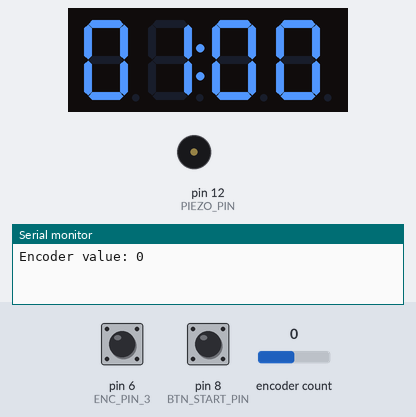
A sketch run on a simulated Arduino Uno, built with avr-gcc and run on an emulated ATmega328P. On the bench: 4-digit seven-segment display, buzzer (waves = sounding, pin HIGH), the last lines printed to the serial monitor. The test bench sets the inputs (shaded band); at power-on: pin 8 (BTN_START_PIN) HIGH, pin 6 (ENC_PIN_3) HIGH, encoder count 0.

Above: at 1.2 s.
1.3 s: pin 8 (BTN_START_PIN) pulled LOW for 0.15 s
At 2.6 s:
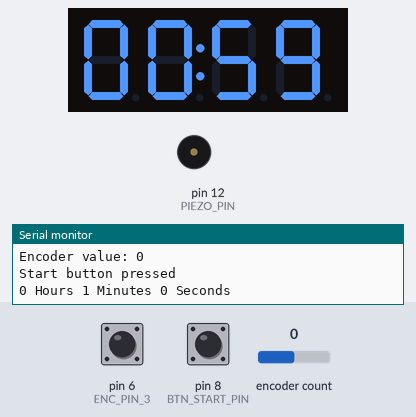
At 5.2 s:
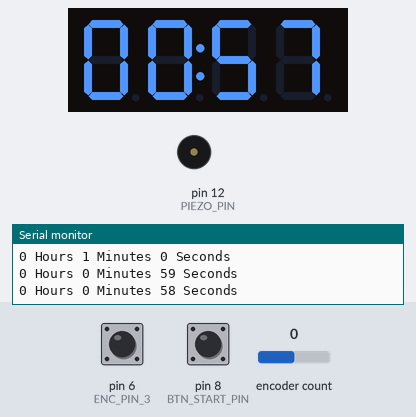
Timing chart, 0 to 6.7 s (numbered marks = the images above; inputs shaded):
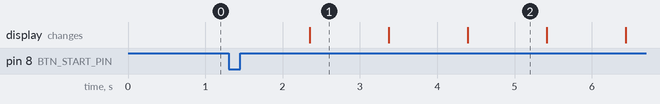

The sketch:

kitchen-timer.ino
```cpp
#include <ClickEncoder.h>
#include <TimerOne.h>
#include <Time.h>
#include <TimeAlarms.h>
#include <TM1637Display.h>

#define CLK 2
#define DIO 3

const int BTN_START_PIN = 8;

const int PIEZO_PIN = 12;

const int ENC_PIN_1 = 4;
const int ENC_PIN_2 = 5;
const int ENC_PIN_3 = 6;

ClickEncoder *encoder;
int16_t last, value;

TM1637Display display(CLK, DIO);

uint8_t data[] = { 0xff, 0xff, 0xff, 0xff };

bool started = false;
bool clockTimeSet = false;
bool finished;

int buttonStartState = 0;

int timerHours = 0;
int timerMinutes =  0;
int timerSeconds = 0;

void timerIsr() {
  encoder->service();
}

void setup() {
  Serial.begin(9600);

  encoder = new ClickEncoder(ENC_PIN_1, ENC_PIN_2, ENC_PIN_3);

  Timer1.initialize(1000);
  Timer1.attachInterrupt(timerIsr);

  last = -1;

  pinMode(BTN_START_PIN, INPUT);
  pinMode(PIEZO_PIN, OUTPUT);
}

void loop() {
  if (!started) {

    value += encoder->getValue();

    if (value > last) {
      timerMinutes++;
      calculateHours(true);
    } else if (value < last && timerMinutes > 0) {
      timerMinutes--;
      calculateHours(false);
    }

    if (value != last) {
      last = value;
      Serial.print("Encoder value: ");
      Serial.println(value);
    }

    ClickEncoder::Button b = encoder->getButton();
    if (b != ClickEncoder::Open) {
      Serial.print("Button: ");
      #define VERBOSECASE(label) case label: Serial.println(#label);
      switch (b) {
        VERBOSECASE(ClickEncoder::Pressed);
        VERBOSECASE(ClickEncoder::Held)
        VERBOSECASE(ClickEncoder::Released)
        VERBOSECASE(ClickEncoder::Clicked)
        case ClickEncoder::DoubleClicked:
          Serial.println("ClickEncoder::DoubleClicked");
          encoder->setAccelerationEnabled(!encoder->getAccelerationEnabled());
          Serial.print("  Acceleration is ");
          Serial.println((encoder->getAccelerationEnabled()) ? "enabled" : "disabled");
      }
    }

      buttonStartState = digitalRead(BTN_START_PIN);

    if (buttonStartState == LOW) {
      Serial.println("Start button pressed");
      started = true;
    }

  } else {
    finished = isTimerFinished();

    if (!finished) {
      Alarm.delay(1000);
      decreaseTime();
      calculateHours(false);
    } else {
      Serial.println("Timer finished");
      tone(PIEZO_PIN, 1000, 500);
      delay(500);
    }
  }

    display.setBrightness(0x0f);
    display.showNumberDecEx(timeToInteger(), (0x80 >> 1), (timerMinutes / 10) == 0);
}

int timeToInteger() {
  int result = 0;
  result += timerMinutes * 100;
  result += timerSeconds;
  return result;
}

void decreaseTime() {
  Serial.print(timerHours);
  Serial.print(" Hours ");
  Serial.print(timerMinutes);
  Serial.print(" Minutes ");
  Serial.print(timerSeconds);
  Serial.println(" Seconds");
  if (!finished)
    timerSeconds--;
}

void calculateHours(bool asce) {
  if (timerSeconds == -1 && !asce) {
    // decrement minutes
    if (timerMinutes > 0 || timerHours > 0) {
      timerMinutes--;
      timerSeconds = 59;
    }
  }

  if (timerMinutes == 60 && asce) {
    timerHours++;
    timerMinutes = 0;
  } else if (timerMinutes == -1 && !asce && timerHours > 0) {
    timerHours--;
    timerMinutes = 59;
  }
}

bool isTimerFinished() {
  return timerHours == 0 && timerMinutes == 0 && timerSeconds == 0;
}
```

Measured:
- after the input at 1.3 s, the display: changes after 1.1 s (image 1)
- what the display in image 2 shows lasts 1.0 s, from 4.4 s to 5.4 s
